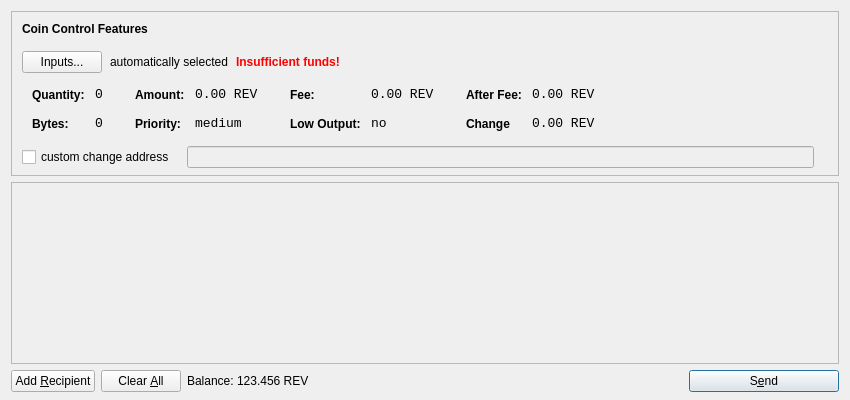
<?xml version="1.0" encoding="UTF-8"?>
<ui version="4.0">
 <class>SendCoinsDialog</class>
 <widget class="QDialog" name="SendCoinsDialog">
  <property name="geometry">
   <rect>
    <x>0</x>
    <y>0</y>
    <width>850</width>
    <height>400</height>
   </rect>
  </property>
  <property name="windowTitle">
   <string>Send Coins</string>
  </property>
  <layout class="QVBoxLayout" name="verticalLayout" stretch="0,1,0">
   <property name="bottomMargin">
    <number>8</number>
   </property>
   <item>
    <widget class="QFrame" name="frameCoinControl">
     <property name="sizePolicy">
      <sizepolicy hsizetype="Expanding" vsizetype="Expanding">
       <horstretch>0</horstretch>
       <verstretch>0</verstretch>
      </sizepolicy>
     </property>
     <property name="maximumSize">
      <size>
       <width>16777215</width>
       <height>16777215</height>
      </size>
     </property>
     <property name="frameShape">
      <enum>QFrame::StyledPanel</enum>
     </property>
     <property name="frameShadow">
      <enum>QFrame::Sunken</enum>
     </property>
     <layout class="QVBoxLayout" name="verticalLayoutCoinControl2">
      <property name="spacing">
       <number>-1</number>
      </property>
      <property name="leftMargin">
       <number>0</number>
      </property>
      <property name="topMargin">
       <number>0</number>
      </property>
      <property name="rightMargin">
       <number>0</number>
      </property>
      <property name="bottomMargin">
       <number>6</number>
      </property>
      <item>
       <layout class="QVBoxLayout" name="verticalLayoutCoinControl" stretch="0,0,0,0,1">
        <property name="spacing">
         <number>0</number>
        </property>
        <property name="leftMargin">
         <number>10</number>
        </property>
        <property name="topMargin">
         <number>10</number>
        </property>
        <item>
         <layout class="QHBoxLayout" name="horizontalLayoutCoinControl1">
          <property name="bottomMargin">
           <number>15</number>
          </property>
          <item>
           <widget class="QLabel" name="labelCoinControlFeatures">
            <property name="sizePolicy">
             <sizepolicy hsizetype="Preferred" vsizetype="Maximum">
              <horstretch>0</horstretch>
              <verstretch>0</verstretch>
             </sizepolicy>
            </property>
            <property name="font">
             <font>
              <weight>75</weight>
              <bold>true</bold>
             </font>
            </property>
            <property name="styleSheet">
             <string notr="true">font-weight:bold;</string>
            </property>
            <property name="text">
             <string>Coin Control Features</string>
            </property>
           </widget>
          </item>
         </layout>
        </item>
        <item>
         <layout class="QHBoxLayout" name="horizontalLayoutCoinControl2" stretch="0,0,0,0">
          <property name="spacing">
           <number>8</number>
          </property>
          <property name="bottomMargin">
           <number>10</number>
          </property>
          <item>
           <widget class="QPushButton" name="pushButtonCoinControl">
            <property name="styleSheet">
             <string notr="true"/>
            </property>
            <property name="text">
             <string>Inputs...</string>
            </property>
           </widget>
          </item>
          <item>
           <widget class="QLabel" name="labelCoinControlAutomaticallySelected">
            <property name="text">
             <string>automatically selected</string>
            </property>
            <property name="margin">
             <number>5</number>
            </property>
           </widget>
          </item>
          <item>
           <widget class="QLabel" name="labelCoinControlInsuffFunds">
            <property name="font">
             <font>
              <weight>75</weight>
              <bold>true</bold>
             </font>
            </property>
            <property name="styleSheet">
             <string notr="true">color:red;font-weight:bold;</string>
            </property>
            <property name="text">
             <string>Insufficient funds!</string>
            </property>
            <property name="margin">
             <number>5</number>
            </property>
           </widget>
          </item>
          <item>
           <spacer name="horizontalSpacerCoinControl">
            <property name="orientation">
             <enum>Qt::Horizontal</enum>
            </property>
            <property name="sizeHint" stdset="0">
             <size>
              <width>40</width>
              <height>1</height>
             </size>
            </property>
           </spacer>
          </item>
         </layout>
        </item>
        <item>
         <widget class="QWidget" name="widgetCoinControl" native="true">
          <property name="sizePolicy">
           <sizepolicy hsizetype="Preferred" vsizetype="Preferred">
            <horstretch>0</horstretch>
            <verstretch>0</verstretch>
           </sizepolicy>
          </property>
          <property name="minimumSize">
           <size>
            <width>0</width>
            <height>0</height>
           </size>
          </property>
          <property name="styleSheet">
           <string notr="true"/>
          </property>
          <layout class="QHBoxLayout" name="horizontalLayoutCoinControl5">
           <property name="margin">
            <number>0</number>
           </property>
           <item>
            <layout class="QHBoxLayout" name="horizontalLayoutCoinControl3" stretch="0,0,0,1">
             <property name="spacing">
              <number>20</number>
             </property>
             <property name="topMargin">
              <number>0</number>
             </property>
             <property name="bottomMargin">
              <number>10</number>
             </property>
             <item>
              <layout class="QFormLayout" name="formLayoutCoinControl1">
               <property name="horizontalSpacing">
                <number>10</number>
               </property>
               <property name="verticalSpacing">
                <number>14</number>
               </property>
               <property name="leftMargin">
                <number>10</number>
               </property>
               <property name="topMargin">
                <number>4</number>
               </property>
               <property name="rightMargin">
                <number>6</number>
               </property>
               <item row="0" column="0">
                <widget class="QLabel" name="labelCoinControlQuantityText">
                 <property name="styleSheet">
                  <string notr="true">font-weight:bold;</string>
                 </property>
                 <property name="text">
                  <string>Quantity:</string>
                 </property>
                 <property name="margin">
                  <number>0</number>
                 </property>
                </widget>
               </item>
               <item row="0" column="1">
                <widget class="QLabel" name="labelCoinControlQuantity">
                 <property name="font">
                  <font>
                   <family>Monospace</family>
                   <pointsize>10</pointsize>
                  </font>
                 </property>
                 <property name="cursor">
                  <cursorShape>IBeamCursor</cursorShape>
                 </property>
                 <property name="contextMenuPolicy">
                  <enum>Qt::ActionsContextMenu</enum>
                 </property>
                 <property name="text">
                  <string>0</string>
                 </property>
                 <property name="margin">
                  <number>0</number>
                 </property>
                 <property name="textInteractionFlags">
                  <set>Qt::LinksAccessibleByMouse|Qt::TextSelectableByKeyboard|Qt::TextSelectableByMouse</set>
                 </property>
                </widget>
               </item>
               <item row="1" column="0">
                <widget class="QLabel" name="labelCoinControlBytesText">
                 <property name="styleSheet">
                  <string notr="true">font-weight:bold;</string>
                 </property>
                 <property name="text">
                  <string>Bytes:</string>
                 </property>
                </widget>
               </item>
               <item row="1" column="1">
                <widget class="QLabel" name="labelCoinControlBytes">
                 <property name="font">
                  <font>
                   <family>Monospace</family>
                   <pointsize>10</pointsize>
                  </font>
                 </property>
                 <property name="cursor">
                  <cursorShape>IBeamCursor</cursorShape>
                 </property>
                 <property name="contextMenuPolicy">
                  <enum>Qt::ActionsContextMenu</enum>
                 </property>
                 <property name="text">
                  <string>0</string>
                 </property>
                 <property name="textInteractionFlags">
                  <set>Qt::LinksAccessibleByMouse|Qt::TextSelectableByKeyboard|Qt::TextSelectableByMouse</set>
                 </property>
                </widget>
               </item>
              </layout>
             </item>
             <item>
              <layout class="QFormLayout" name="formLayoutCoinControl2">
               <property name="horizontalSpacing">
                <number>10</number>
               </property>
               <property name="verticalSpacing">
                <number>14</number>
               </property>
               <property name="leftMargin">
                <number>6</number>
               </property>
               <property name="topMargin">
                <number>4</number>
               </property>
               <property name="rightMargin">
                <number>6</number>
               </property>
               <item row="0" column="0">
                <widget class="QLabel" name="labelCoinControlAmountText">
                 <property name="styleSheet">
                  <string notr="true">font-weight:bold;</string>
                 </property>
                 <property name="text">
                  <string>Amount:</string>
                 </property>
                 <property name="margin">
                  <number>0</number>
                 </property>
                </widget>
               </item>
               <item row="0" column="1">
                <widget class="QLabel" name="labelCoinControlAmount">
                 <property name="font">
                  <font>
                   <family>Monospace</family>
                   <pointsize>10</pointsize>
                  </font>
                 </property>
                 <property name="cursor">
                  <cursorShape>IBeamCursor</cursorShape>
                 </property>
                 <property name="contextMenuPolicy">
                  <enum>Qt::ActionsContextMenu</enum>
                 </property>
                 <property name="text">
                  <string>0.00 REV</string>
                 </property>
                 <property name="textInteractionFlags">
                  <set>Qt::LinksAccessibleByMouse|Qt::TextSelectableByKeyboard|Qt::TextSelectableByMouse</set>
                 </property>
                </widget>
               </item>
               <item row="1" column="0">
                <widget class="QLabel" name="labelCoinControlPriorityText">
                 <property name="styleSheet">
                  <string notr="true">font-weight:bold;</string>
                 </property>
                 <property name="text">
                  <string>Priority:</string>
                 </property>
                </widget>
               </item>
               <item row="1" column="1">
                <widget class="QLabel" name="labelCoinControlPriority">
                 <property name="font">
                  <font>
                   <family>Monospace</family>
                   <pointsize>10</pointsize>
                  </font>
                 </property>
                 <property name="cursor">
                  <cursorShape>IBeamCursor</cursorShape>
                 </property>
                 <property name="contextMenuPolicy">
                  <enum>Qt::ActionsContextMenu</enum>
                 </property>
                 <property name="text">
                  <string>medium</string>
                 </property>
                 <property name="textInteractionFlags">
                  <set>Qt::LinksAccessibleByMouse|Qt::TextSelectableByKeyboard|Qt::TextSelectableByMouse</set>
                 </property>
                </widget>
               </item>
              </layout>
             </item>
             <item>
              <layout class="QFormLayout" name="formLayoutCoinControl3">
               <property name="horizontalSpacing">
                <number>10</number>
               </property>
               <property name="verticalSpacing">
                <number>14</number>
               </property>
               <property name="leftMargin">
                <number>6</number>
               </property>
               <property name="topMargin">
                <number>4</number>
               </property>
               <property name="rightMargin">
                <number>6</number>
               </property>
               <item row="0" column="0">
                <widget class="QLabel" name="labelCoinControlFeeText">
                 <property name="styleSheet">
                  <string notr="true">font-weight:bold;</string>
                 </property>
                 <property name="text">
                  <string>Fee:</string>
                 </property>
                 <property name="margin">
                  <number>0</number>
                 </property>
                </widget>
               </item>
               <item row="0" column="1">
                <widget class="QLabel" name="labelCoinControlFee">
                 <property name="font">
                  <font>
                   <family>Monospace</family>
                   <pointsize>10</pointsize>
                  </font>
                 </property>
                 <property name="cursor">
                  <cursorShape>IBeamCursor</cursorShape>
                 </property>
                 <property name="contextMenuPolicy">
                  <enum>Qt::ActionsContextMenu</enum>
                 </property>
                 <property name="text">
                  <string>0.00 REV</string>
                 </property>
                 <property name="textInteractionFlags">
                  <set>Qt::LinksAccessibleByMouse|Qt::TextSelectableByKeyboard|Qt::TextSelectableByMouse</set>
                 </property>
                </widget>
               </item>
               <item row="1" column="0">
                <widget class="QLabel" name="labelCoinControlLowOutputText">
                 <property name="styleSheet">
                  <string notr="true">font-weight:bold;</string>
                 </property>
                 <property name="text">
                  <string>Low Output:</string>
                 </property>
                </widget>
               </item>
               <item row="1" column="1">
                <widget class="QLabel" name="labelCoinControlLowOutput">
                 <property name="font">
                  <font>
                   <family>Monospace</family>
                   <pointsize>10</pointsize>
                  </font>
                 </property>
                 <property name="cursor">
                  <cursorShape>IBeamCursor</cursorShape>
                 </property>
                 <property name="contextMenuPolicy">
                  <enum>Qt::ActionsContextMenu</enum>
                 </property>
                 <property name="text">
                  <string>no</string>
                 </property>
                 <property name="textInteractionFlags">
                  <set>Qt::LinksAccessibleByMouse|Qt::TextSelectableByKeyboard|Qt::TextSelectableByMouse</set>
                 </property>
                </widget>
               </item>
              </layout>
             </item>
             <item>
              <layout class="QFormLayout" name="formLayoutCoinControl4">
               <property name="horizontalSpacing">
                <number>10</number>
               </property>
               <property name="verticalSpacing">
                <number>14</number>
               </property>
               <property name="leftMargin">
                <number>6</number>
               </property>
               <property name="topMargin">
                <number>4</number>
               </property>
               <property name="rightMargin">
                <number>6</number>
               </property>
               <item row="0" column="0">
                <widget class="QLabel" name="labelCoinControlAfterFeeText">
                 <property name="styleSheet">
                  <string notr="true">font-weight:bold;</string>
                 </property>
                 <property name="text">
                  <string>After Fee:</string>
                 </property>
                 <property name="margin">
                  <number>0</number>
                 </property>
                </widget>
               </item>
               <item row="0" column="1">
                <widget class="QLabel" name="labelCoinControlAfterFee">
                 <property name="font">
                  <font>
                   <family>Monospace</family>
                   <pointsize>10</pointsize>
                  </font>
                 </property>
                 <property name="cursor">
                  <cursorShape>IBeamCursor</cursorShape>
                 </property>
                 <property name="contextMenuPolicy">
                  <enum>Qt::ActionsContextMenu</enum>
                 </property>
                 <property name="text">
                  <string>0.00 REV</string>
                 </property>
                 <property name="textInteractionFlags">
                  <set>Qt::LinksAccessibleByMouse|Qt::TextSelectableByKeyboard|Qt::TextSelectableByMouse</set>
                 </property>
                </widget>
               </item>
               <item row="1" column="0">
                <widget class="QLabel" name="labelCoinControlChangeText">
                 <property name="styleSheet">
                  <string notr="true">font-weight:bold;</string>
                 </property>
                 <property name="text">
                  <string>Change</string>
                 </property>
                </widget>
               </item>
               <item row="1" column="1">
                <widget class="QLabel" name="labelCoinControlChange">
                 <property name="font">
                  <font>
                   <family>Monospace</family>
                   <pointsize>10</pointsize>
                  </font>
                 </property>
                 <property name="cursor">
                  <cursorShape>IBeamCursor</cursorShape>
                 </property>
                 <property name="contextMenuPolicy">
                  <enum>Qt::ActionsContextMenu</enum>
                 </property>
                 <property name="text">
                  <string>0.00 REV</string>
                 </property>
                 <property name="textInteractionFlags">
                  <set>Qt::LinksAccessibleByMouse|Qt::TextSelectableByKeyboard|Qt::TextSelectableByMouse</set>
                 </property>
                </widget>
               </item>
              </layout>
             </item>
            </layout>
           </item>
          </layout>
         </widget>
        </item>
        <item>
         <layout class="QHBoxLayout" name="horizontalLayoutCoinControl4" stretch="0,0,0">
          <property name="spacing">
           <number>12</number>
          </property>
          <property name="sizeConstraint">
           <enum>QLayout::SetDefaultConstraint</enum>
          </property>
          <property name="topMargin">
           <number>5</number>
          </property>
          <property name="rightMargin">
           <number>5</number>
          </property>
          <item>
           <widget class="QCheckBox" name="checkBoxCoinControlChange">
            <property name="text">
             <string>custom change address</string>
            </property>
           </widget>
          </item>
          <item>
           <widget class="QLineEdit" name="lineEditCoinControlChange">
            <property name="enabled">
             <bool>false</bool>
            </property>
            <property name="sizePolicy">
             <sizepolicy hsizetype="Expanding" vsizetype="Fixed">
              <horstretch>0</horstretch>
              <verstretch>0</verstretch>
             </sizepolicy>
            </property>
           </widget>
          </item>
          <item>
           <widget class="QLabel" name="labelCoinControlChangeLabel">
            <property name="sizePolicy">
             <sizepolicy hsizetype="Preferred" vsizetype="Expanding">
              <horstretch>0</horstretch>
              <verstretch>0</verstretch>
             </sizepolicy>
            </property>
            <property name="minimumSize">
             <size>
              <width>0</width>
              <height>0</height>
             </size>
            </property>
            <property name="text">
             <string/>
            </property>
            <property name="margin">
             <number>3</number>
            </property>
           </widget>
          </item>
         </layout>
        </item>
        <item>
         <spacer name="verticalSpacerCoinControl">
          <property name="orientation">
           <enum>Qt::Vertical</enum>
          </property>
          <property name="sizeHint" stdset="0">
           <size>
            <width>800</width>
            <height>1</height>
           </size>
          </property>
         </spacer>
        </item>
       </layout>
      </item>
     </layout>
    </widget>
   </item>
   <item>
    <widget class="QScrollArea" name="scrollArea">
     <property name="widgetResizable">
      <bool>true</bool>
     </property>
     <widget class="QWidget" name="scrollAreaWidgetContents">
      <property name="geometry">
       <rect>
        <x>0</x>
        <y>0</y>
        <width>830</width>
        <height>165</height>
       </rect>
      </property>
      <layout class="QVBoxLayout" name="verticalLayout_2">
       <property name="margin">
        <number>0</number>
       </property>
       <item>
        <layout class="QVBoxLayout" name="entries">
         <property name="spacing">
          <number>6</number>
         </property>
        </layout>
       </item>
       <item>
        <spacer name="verticalSpacer">
         <property name="orientation">
          <enum>Qt::Vertical</enum>
         </property>
         <property name="sizeHint" stdset="0">
          <size>
           <width>20</width>
           <height>40</height>
          </size>
         </property>
        </spacer>
       </item>
      </layout>
     </widget>
    </widget>
   </item>
   <item>
    <layout class="QHBoxLayout" name="horizontalLayout">
     <item>
      <widget class="QPushButton" name="addButton">
       <property name="toolTip">
        <string>Send to multiple recipients at once</string>
       </property>
       <property name="text">
        <string>Add &amp;Recipient</string>
       </property>
       <property name="icon">
        <iconset resource="../bitcoin.qrc">
         <normaloff>:/icons/add</normaloff>:/icons/add</iconset>
       </property>
       <property name="autoDefault">
        <bool>false</bool>
       </property>
      </widget>
     </item>
     <item>
      <widget class="QPushButton" name="clearButton">
       <property name="sizePolicy">
        <sizepolicy hsizetype="Minimum" vsizetype="Fixed">
         <horstretch>0</horstretch>
         <verstretch>0</verstretch>
        </sizepolicy>
       </property>
       <property name="toolTip">
        <string>Remove all transaction fields</string>
       </property>
       <property name="text">
        <string>Clear &amp;All</string>
       </property>
       <property name="icon">
        <iconset resource="../bitcoin.qrc">
         <normaloff>:/icons/remove</normaloff>:/icons/remove</iconset>
       </property>
       <property name="autoRepeatDelay">
        <number>300</number>
       </property>
       <property name="autoDefault">
        <bool>false</bool>
       </property>
      </widget>
     </item>
     <item>
      <layout class="QHBoxLayout" name="horizontalLayout_2">
       <property name="spacing">
        <number>3</number>
       </property>
       <item>
        <widget class="QLabel" name="label">
         <property name="sizePolicy">
          <sizepolicy hsizetype="Preferred" vsizetype="Fixed">
           <horstretch>0</horstretch>
           <verstretch>0</verstretch>
          </sizepolicy>
         </property>
         <property name="text">
          <string>Balance:</string>
         </property>
        </widget>
       </item>
       <item>
        <widget class="QLabel" name="labelBalance">
         <property name="sizePolicy">
          <sizepolicy hsizetype="Preferred" vsizetype="Fixed">
           <horstretch>0</horstretch>
           <verstretch>0</verstretch>
          </sizepolicy>
         </property>
         <property name="cursor">
          <cursorShape>IBeamCursor</cursorShape>
         </property>
         <property name="text">
          <string>123.456 REV</string>
         </property>
         <property name="textInteractionFlags">
          <set>Qt::LinksAccessibleByMouse|Qt::TextSelectableByKeyboard|Qt::TextSelectableByMouse</set>
         </property>
        </widget>
       </item>
      </layout>
     </item>
     <item>
      <spacer name="horizontalSpacer">
       <property name="orientation">
        <enum>Qt::Horizontal</enum>
       </property>
       <property name="sizeHint" stdset="0">
        <size>
         <width>40</width>
         <height>20</height>
        </size>
       </property>
      </spacer>
     </item>
     <item>
      <widget class="QPushButton" name="sendButton">
       <property name="minimumSize">
        <size>
         <width>150</width>
         <height>0</height>
        </size>
       </property>
       <property name="toolTip">
        <string>Confirm the send action</string>
       </property>
       <property name="text">
        <string>S&amp;end</string>
       </property>
       <property name="icon">
        <iconset resource="../bitcoin.qrc">
         <normaloff>:/icons/send</normaloff>:/icons/send</iconset>
       </property>
       <property name="default">
        <bool>true</bool>
       </property>
      </widget>
     </item>
    </layout>
   </item>
  </layout>
 </widget>
 <resources>
  <include location="../bitcoin.qrc"/>
 </resources>
 <connections/>
</ui>
